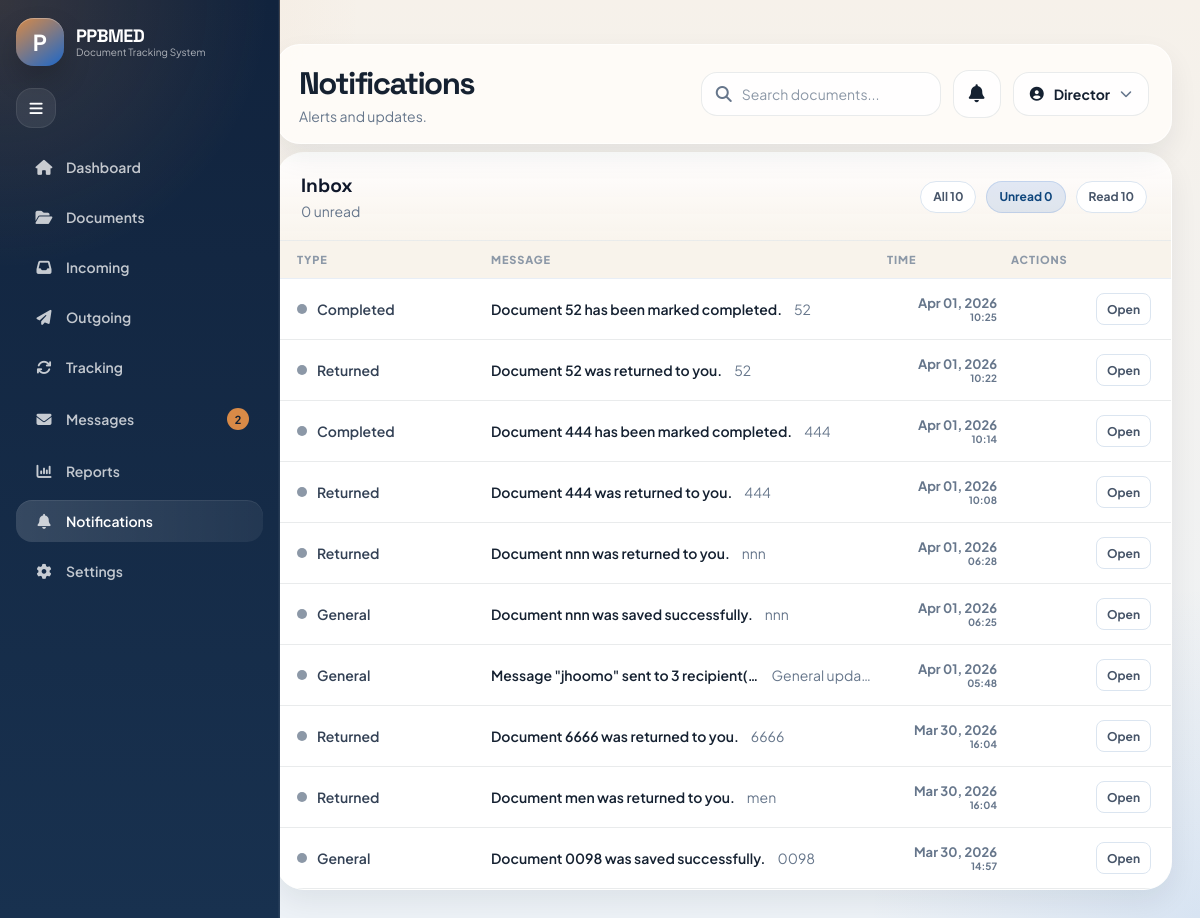
The app's page /notifications/ (signed in) with its own data.
### coreapp/models.py (models this page shows, shortened)
class Staff(models.Model):
    ROLE_CHOICES = [
        ('Director', 'Director'),
        ('Deputy Director', 'Deputy Director'),
        ('Staff', 'Staff'),
        ('Registry', 'Registry'),
        ('Admin', 'Admin'),
    ]
    user = models.OneToOneField(
        User,
        on_delete=models.CASCADE,
        null=True,
        blank=True,
        related_name='staff_profile'
    )
    full_name = models.CharField(max_length=255)
    role = models.CharField(max_length=50, choices=ROLE_CHOICES, default='Staff')
    department = models.CharField(max_length=255, blank=True, null=True)
    email = models.EmailField(blank=True, null=True)
    is_active = models.BooleanField(default=True)
    is_archived = models.BooleanField(default=False)
    archived_at = models.DateTimeField(blank=True, null=True)
    created_at = models.DateTimeField(auto_now_add=True)
    class Meta:
        ordering = ['full_name']

class Notification(models.Model):
    TYPE_CHOICES = [
        ('assignment', 'Assignment'),
        ('forwarded', 'Forwarded'),
        ('returned', 'Returned'),
        ('completed', 'Completed'),
        ('overdue', 'Overdue'),
        ('message', 'Message'),
        ('general', 'General'),
    ]
    recipient = models.ForeignKey(
        Staff,
        on_delete=models.CASCADE,
        related_name='notifications'
    )
    document = models.ForeignKey(
        Document,
        on_delete=models.CASCADE,
        blank=True,
        null=True,
        related_name='notifications'
    )
    staff_message = models.ForeignKey(
        StaffMessage,
        on_delete=models.CASCADE,
        blank=True,
        null=True,
        related_name='notifications'
    )
    message = models.CharField(max_length=255)
    notification_type = models.CharField(max_length=20, choices=TYPE_CHOICES, default='general')
    is_read = models.BooleanField(default=False)
    created_at = models.DateTimeField(auto_now_add=True)
    class Meta:
        ordering = ['-created_at']

class Document(models.Model):
    DIRECTION_CHOICES = [
        ('Incoming', 'Incoming'),
        ('Outgoing', 'Outgoing'),
    ]
    PRIORITY_CHOICES = [
        ('Low', 'Low'),
        ('Medium', 'Medium'),
        ('High', 'High'),
    ]
    STATUS_CHOICES = [
        ('Pending', 'Pending'),
        ('In Progress', 'In Progress'),
        ('Completed', 'Completed'),
        ('Overdue', 'Overdue'),
    ]
    reference_id = models.CharField(max_length=50, unique=True)
    subject = models.CharField(max_length=255)
    description = models.TextField(blank=True, null=True)
    direction = models.CharField(max_length=20, choices=DIRECTION_CHOICES, default='Incoming')
    document_type = models.CharField(max_length=100, blank=True, null=True)
    origin = models.CharField(max_length=255)
    destination = models.CharField(max_length=255)
    assigned_to = models.ForeignKey(
        Staff,
        on_delete=models.SET_NULL,
        blank=True,
        null=True,
        related_name='assigned_documents'
    )
    priority = models.CharField(max_length=20, choices=PRIORITY_CHOICES, default='Medium')
    status = models.CharField(max_length=20, choices=STATUS_CHOICES, default='Pending')
    date_received = models.DateField()
    due_date = models.DateField(blank=True, null=True)
    attachment = models.FileField(upload_to='documents/', blank=True, null=True)
    department = models.CharField(max_length=255, blank=True, null=True)
    is_archived = models.BooleanField(default=False)
    archived_at = models.DateTimeField(blank=True, null=True)
    created_at = models.DateTimeField(auto_now_add=True)

### coreapp/views.py (the view)
# urls.py: path("notifications/", views.notifications_page, name="notifications"),
@role_required("Director", "Deputy Director", "Staff", "Registry", "Admin")
def notifications_page(request):
    staff_user = get_logged_in_staff(request)
    notifications_qs = (
        Notification.objects
        .select_related('document', 'staff_message', 'staff_message__sender')
        .filter(recipient=staff_user)
        .exclude(notification_type='message')
        .order_by('-created_at')
    )
    unread_notifications = notifications_qs.filter(is_read=False)
    paginator = Paginator(notifications_qs, 10)
    page_number = request.GET.get('page')
    notifications = paginator.get_page(page_number)
    return render(request, "coreapp/notifications.html", {
        **get_base_context(request),
        "notifications": notifications,
        "all_notifications_count": notifications_qs.count(),
        "unread_notifications_total": unread_notifications.count(),
        "read_notifications_total": notifications_qs.filter(is_read=True).count(),
        "document_notifications_total": notifications_qs.filter(document__isnull=False).count(),
    })

### coreapp/templates/coreapp/notifications.html (shortened to what this page needs)
{% extends 'coreapp/base.html' %}
{% load static %}
{% block extra_css %}
<link rel="stylesheet" href="{% static 'coreapp/css/records-pages.css' %}?v=20260331a">
<link rel="stylesheet" href="{% static 'coreapp/css/notifications.css' %}?v=20260331b">
{% endblock %}
{% block page_title %}Notifications{% endblock %}
{% block page_subtitle %}Alerts and updates.{% endblock %}
{% block content %}
<div class="notifications-mail-shell">
    <div class="card records-card notifications-mailbox">
        <div class="notifications-mailbox-toolbar">
            <div class="mailbox-toolbar-title">
                <h2>Inbox</h2>
                <p>{{ unread_notifications_total }} unread</p>
            </div>
            <div class="mailbox-toolbar-actions">
                <span class="mailbox-count-pill">All {{ all_notifications_count }}</span>
                <span class="mailbox-count-pill unread">Unread {{ unread_notifications_total }}</span>
                <span class="mailbox-count-pill">Read {{ read_notifications_total }}</span>
            </div>
        </div>
        {% if notifications %}
            <div class="notifications-mail-list-head">
                <span>Type</span>
                <span>Message</span>
                <span>Time</span>
                <span>Actions</span>
            </div>
            <div class="notifications-mail-list">
                {% for item in notifications %}
                <article class="notifications-mail-row {% if not item.is_read %}is-unread{% endif %}">
                    <div class="mail-row-type">
                        <span class="mail-row-status-dot {% if item.is_read %}is-read{% else %}is-unread{% endif %}"></span>
                        <span class="mail-row-type-label">{{ item.get_notification_type_display }}</span>
                    </div>
                    <a href="{% url 'open_notification' item.pk %}" class="mail-row-main">
                        <span class="mail-row-subject">{{ item.message }}</span>
                        <span class="mail-row-preview">
                            {% if item.document %}
                                {{ item.document.reference_id }}
                            {% elif item.staff_message %}
                                {{ item.staff_message.subject }}
                            {% else %}
                                General update
                            {% endif %}
                        </span>
                    </a>
                    <div class="mail-row-time">
                        <span>{{ item.created_at|date:"M d, Y" }}</span>
                        <small>{{ item.created_at|date:"H:i" }}</small>
                    </div>
                    <div class="mail-row-actions">
                        <a href="{% url 'open_notification' item.pk %}" class="mail-row-action-link">Open</a>
                    </div>
                </article>
                {% endfor %}
            </div>
        {% else %}
            <div class="notifications-empty-state">
                <div class="notifications-empty-icon"><i class="fas fa-bell-slash"></i></div>
                <h3>No notifications yet</h3>
                <p>Assignments, returns, and updates will appear here.</p>
            </div>
        {% endif %}
    </div>
</div>
{% endblock %}

### coreapp/templates/coreapp/base.html (shortened to what this page needs)
{% load static %}
<!DOCTYPE html>
<html lang="en">
<head>
    <link rel="stylesheet" href="{% static 'coreapp/css/dashboard.css' %}">
    <link rel="stylesheet" href="{% static 'coreapp/css/dashboard-layout.css' %}">
    <link rel="stylesheet" href="https://cdnjs.cloudflare.com/ajax/libs/font-awesome/6.5.2/css/all.min.css">
    {% block extra_css %}{% endblock %}
    <link rel="stylesheet" href="{% static 'coreapp/css/modern-theme.css' %}?v=20260331b">
</head>
<body class="{% if dark_mode_enabled %}theme-dark{% endif %}">
    <div class="dashboard-container" id="dashboardContainer">
        <aside class="sidebar" id="sidebar">
            <div class="logo-area small-logo">
                <div class="logo-box">P</div>
                <div class="logo-text sidebar-text">
                    <h2>PPBMED</h2>
                    <p>Document Tracking System</p>
                </div>
            </div>
            <button type="button" class="sidebar-toggle" id="sidebarToggle" title="Toggle Sidebar">
                <i class="fas fa-bars"></i>
            </button>
            <nav class="sidebar-menu">
                <a href="{% url 'dashboard' %}" class="menu-item {% if request.resolver_match.url_name == 'dashboard' %}active{% endif %}">
                    <i class="fas fa-house"></i><span class="sidebar-text">Dashboard</span>
                </a>
                {% if permission_flags.view_documents %}
                <a href="{% url 'documents' %}" class="menu-item {% if request.resolver_match.url_name == 'documents' %}active{% endif %}">
                    <i class="fas fa-folder-open"></i><span class="sidebar-text">Documents</span>
                </a>
                {% endif %}
                {% if permission_flags.view_incoming %}
                <a href="{% url 'incoming' %}" class="menu-item {% if request.resolver_match.url_name == 'incoming' %}active{% endif %}">
                    <i class="fas fa-inbox"></i><span class="sidebar-text">Incoming</span>
                </a>
                {% endif %}
                {% if permission_flags.view_outgoing %}
                <a href="{% url 'outgoing' %}" class="menu-item {% if request.resolver_match.url_name == 'outgoing' %}active{% endif %}">
                    <i class="fas fa-paper-plane"></i><span class="sidebar-text">Outgoing</span>
                </a>
                {% endif %}
                {% if permission_flags.view_tracking %}
                <a href="{% url 'tracking' %}" class="menu-item {% if request.resolver_match.url_name == 'tracking' %}active{% endif %}">
                    <i class="fas fa-arrows-rotate"></i><span class="sidebar-text">Tracking</span>
                </a>
                {% endif %}
                {% if permission_flags.view_messages %}
                <a href="{% url 'messages' %}" class="menu-item {% if request.resolver_match.url_name == 'messages' %}active{% endif %}">
                    <i class="fas fa-envelope"></i><span class="sidebar-text">Messages</span>
                    {% if unread_messages_count > 0 %}
                        <span class="menu-badge">{{ unread_messages_count }}</span>
                    {% endif %}
                </a>
                {% endif %}
                {% if permission_flags.view_reports %}
               <a href="{% url 'reports' %}" class="menu-item {% if request.resolver_match.url_name == 'reports' %}active{% endif %}">
                   <i class="fas fa-chart-column"></i><span class="sidebar-text">Reports</span>
               </a>
               {% endif %}
                <a href="{% url 'notifications' %}" class="menu-item {% if request.resolver_match.url_name == 'notifications' %}active{% endif %}">
                    <i class="fas fa-bell"></i>
                    <span class="sidebar-text">Notifications</span>
                </a>
                <a href="{% url 'settings' %}" class="menu-item {% if request.resolver_match.url_name == 'settings' %}active{% endif %}">
                    <i class="fas fa-gear"></i><span class="sidebar-text">Settings</span>
                </a>
            </nav>
        </aside>
        <main class="main-content">
            <header class="topbar">
                <div>
                    <h1>{% block page_title %}PPBMED Dashboard{% endblock %}</h1>
                    <p>{% block page_subtitle %}{{ page_subtitle|default:"Track and manage official documents." }}{% endblock %}</p>
                </div>
                <div class="topbar-right">
                    <div class="search-box">
                        <i class="fas fa-search"></i>
                        <input type="text" placeholder="Search documents...">
                    </div>
                    <div class="top-icons">
                        <a href="{% url 'notifications' %}" class="icon-btn bell-btn">
                            <i class="fas fa-bell"></i>
                        </a>
                    </div>
                    <div class="account-menu" id="accountMenu">
                        <button class="profile-btn" id="accountMenuButton" type="button" aria-haspopup="true" aria-expanded="false">
                            <i class="fas fa-user-circle"></i>
                            <span>{% if staff_user %}{{ staff_user.role }}{% else %}Account{% endif %}</span>
                            <i class="fas fa-chevron-down account-caret"></i>
                        </button>
                    </div>
                </div>
            </header>
            {% block content %}{% endblock %}
        </main>
    </div>
</body>
</html>

### records on screen
Staff: role "Director"
Notification: is_read True (drawn), notification_type "Completed", message "Document 52 has been marked completed.", document.reference_id "52", created_at "Apr 01, 2026", created_at "10:25"
Notification: is_read True (drawn), notification_type "Returned", message "Document 52 was returned to you.", document.reference_id "52", created_at "Apr 01, 2026", created_at "10:22"
Notification: is_read True (drawn), notification_type "Completed", message "Document 444 has been marked completed.", document.reference_id "444", created_at "Apr 01, 2026", created_at "10:14"
Notification: is_read True (drawn), notification_type "Returned", message "Document 444 was returned to you.", document.reference_id "444", created_at "Apr 01, 2026", created_at "10:08"
Notification: is_read True (drawn), notification_type "Returned", message "Document nnn was returned to you.", document.reference_id "nnn", created_at "Apr 01, 2026", created_at "06:28"
Notification: is_read True (drawn), notification_type "General", message "Document nnn was saved successfully.", document.reference_id "nnn", created_at "Apr 01, 2026", created_at "06:25"
Notification: is_read True (drawn), notification_type "General", message "Message \"jhoomo\" sent to 3 recipient(…", shows "General upda…", created_at "Apr 01, 2026", created_at "05:48"
Notification: is_read True (drawn), notification_type "Returned", message "Document 6666 was returned to you.", document.reference_id "6666", created_at "Mar 30, 2026", created_at "16:04"
Notification: is_read True (drawn), notification_type "Returned", message "Document men was returned to you.", document.reference_id "men", created_at "Mar 30, 2026", created_at "16:04"
Notification: is_read True (drawn), notification_type "General", message "Document 0098 was saved successfully.", document.reference_id "0098", created_at "Mar 30, 2026", created_at "14:57"

### other values on screen
{{ unread_messages_count }} "2"
{{ unread_notifications_total }} "0"
{{ all_notifications_count }} "10"
{{ read_notifications_total }} "10"
